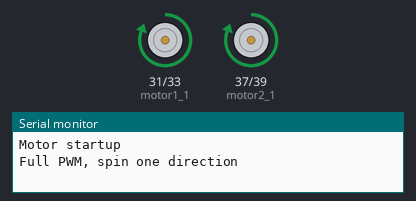
A sketch run on a simulated Arduino Mega 2560, built with avr-gcc and run on an emulated ATmega2560. On the bench: motor-driver pin pairs drawn as motors (green arrow = first pin HIGH = forward, orange = second pin HIGH = backward, longer = more drive, scaled by the enable pin), the last lines printed to the serial monitor.

Above: at 0.1 s.
At 19.8 s:
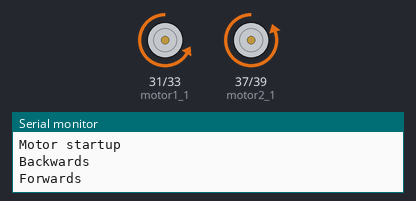
At 26.8 s:
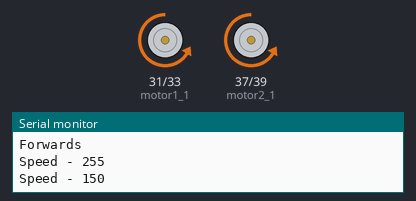
At 37.3 s:
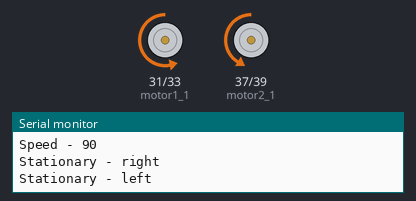
Timing chart, 0 to 38.8 s (numbered marks = the images above):
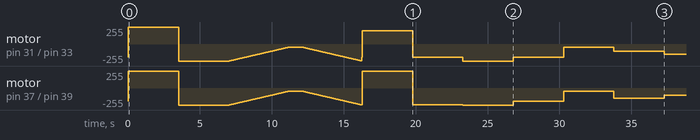

The sketch:

Motor_Testing.ino
```cpp
//add switch statements
//use flag for start stop emergency button
//use interrupt on button pin for emergency button

#define motor1_1 31 //motor 1_1
#define motor1_2 33 //motor 1_2
#define motor1_en 9 //motor 1_en
#define motor2_1 37 //motor 2_1
#define motor2_2 39 //motor 2_2
#define motor2_en 10 //motor 2_en

void setup() {
  // put your setup code here, to run once:
  pinMode(motor1_1, OUTPUT); //motor 1_1
  pinMode(motor1_2, OUTPUT); //motor 1_2
  pinMode(motor1_en, OUTPUT); //motor1_en
  pinMode(motor2_1, OUTPUT); //motor 2_1
  pinMode(motor2_2, OUTPUT); //motor 2_2
  pinMode(motor2_en, OUTPUT); //motor2_en

  Serial.begin(9600);
}

void loop() {
  // put your main code here, to run repeatedly:
  // Set motors to maximum speed
  // For PWM maximum possible values are 0 to 255
  motor_startup();

  analogWrite(motor1_en, 255);
  analogWrite(motor2_en, 255);

  Serial.println("Full PWM, spin one direction");

  // Turn on motor A & B
  digitalWrite(motor1_1, HIGH);
  digitalWrite(motor1_2, LOW);
  digitalWrite(motor2_1, HIGH);
  digitalWrite(motor2_2, LOW);
  delay(3500);

  Serial.println("Full PWM, spin other direction");

  // Now change motor directions
  digitalWrite(motor1_1, LOW);
  digitalWrite(motor1_2, HIGH);
  digitalWrite(motor2_1, LOW);
  digitalWrite(motor2_2, HIGH);
  delay(3500);


  // Decelerate from maximum speed to zero

  Serial.println("Decelerate");

  for (int i = 255; i >= 50; --i) {
    analogWrite(motor1_en, i);
    analogWrite(motor2_en, i);

    if(i%10==0){
      Serial.println(i);
    }

    delay(20);
  }

  delay(1000);

  // Accelerate from zero to maximum speed

  Serial.println("Accelerate");

  for (int i = 50; i < 255; i++) {
    analogWrite(motor1_en, i);
    analogWrite(motor2_en, i);

    if(i%10==0){
      Serial.println(i);
    }

    delay(20);
  }

  Serial.println("Motors off");

  motors_stop();


  //Functions Test
  analogWrite(motor1_en, 255);
  analogWrite(motor2_en, 255);
  int var_time = 3500;

  Serial.println("\n\n FUNCTION TEST \n\n");

  Serial.println("Startup");
  motor_startup();

  Serial.println("Backwards");
  motors_set_backwards();
  delay(var_time);
  Serial.println("Forwards");
  motors_set_forwards();
  delay(var_time);

  Serial.println("Speed - 255");
  both_motor_speed(255);
  delay(var_time);
  Serial.println("Speed - 150");
  both_motor_speed(150);
  delay(var_time);
  Serial.println("Speed - 90");
  both_motor_speed(50);
  delay(var_time);

  Serial.println("Stationary - right");
  stationary_turn_right(150);
  delay(var_time);
  Serial.println("Stationary - left");
  stationary_turn_left(150);
  delay(var_time);
  Serial.println("Moving - right");
  moving_turn_right(50);
  delay(var_time);
  Serial.println("Moving - left");
  moving_turn_left(50);
  delay(var_time);

  Serial.println("Stop");
  motors_stop();
}


//FUNCTIONS

void motor_startup() { //quick pulse to turn on motors
  analogWrite(motor1_en, 200);
  analogWrite(motor2_en, 200);

  Serial.println("Motor startup");

  digitalWrite(motor1_1, LOW);
  digitalWrite(motor1_2, HIGH);
  digitalWrite(motor2_1, LOW);
  digitalWrite(motor2_2, HIGH);

  delay(20);

  digitalWrite(motor1_1, LOW);
  digitalWrite(motor1_2, LOW);
  digitalWrite(motor2_1, LOW);
  digitalWrite(motor2_2, LOW);
}

void motors_stop() { //stop the motors
  digitalWrite(motor1_1, LOW);
  digitalWrite(motor1_2, LOW);
  digitalWrite(motor2_1, LOW);
  digitalWrite(motor2_2, LOW);
}

void motors_set_backwards() { //switch motor direction to reverse
  digitalWrite(motor1_1, HIGH);
  digitalWrite(motor1_2, LOW);
  digitalWrite(motor2_1, HIGH);
  digitalWrite(motor2_2, LOW);
}

void motors_set_forwards() { //switch motor direction to forward
  digitalWrite(motor1_1, LOW);
  digitalWrite(motor1_2, HIGH);
  digitalWrite(motor2_1, LOW);
  digitalWrite(motor2_2, HIGH);
}

void both_motor_speed(int motors_speed) { //input movement speed
  //prevent value from exceed 255
  if(motors_speed>255){
    motors_speed = 255;
  }
  else if(motors_speed<0){
    motors_speed = 0;
  }
  analogWrite(motor1_en, motors_speed);
  analogWrite(motor2_en, motors_speed);
}

void moving_turn_right(int motors_speed) { //turn right while moving forward
  //prevent value from exceed 255
  if(motors_speed>55){
    motors_speed = 55;
  }
  else if(motors_speed<0){
    motors_speed = 0;
  }

  int motor1_speed = 200 - motors_speed;
  int motor2_speed = 200 + motors_speed;
  analogWrite(motor1_en, motor1_speed);
  analogWrite(motor2_en, motor2_speed);
}

void moving_turn_left(int motors_speed) { //turn left while moving forward
  //prevent value from exceed 255
  if(motors_speed>55){
    motors_speed = 55;
  }
  else if(motors_speed<0){
    motors_speed = 0;
  }

  int motor1_speed = 200 + motors_speed;
  int motor2_speed = 200 - motors_speed;
  analogWrite(motor1_en, motor1_speed);
  analogWrite(motor2_en, motor2_speed);
}


void stationary_turn_right(int motors_speed) { //turn right in place
  //prevent value from exceed 255
  if(motors_speed>255){
    motors_speed = 255;
  }
  else if(motors_speed<0){
    motors_speed = 0;
  }

  int motor1_speed = 0 - motors_speed;
  int motor2_speed = motors_speed;
  analogWrite(motor1_en, motor1_speed);
  analogWrite(motor2_en, motor2_speed);
}

void stationary_turn_left(int motors_speed) { //turn left in place
  //prevent value from exceed 255
  if(motors_speed>255){
    motors_speed = 255;
  }
  else if(motors_speed<0){
    motors_speed = 0;
  }

  int motor1_speed = motors_speed;
  int motor2_speed = 0 - motors_speed;
  analogWrite(motor1_en, motor1_speed);
  analogWrite(motor2_en, motor2_speed);
}
```
